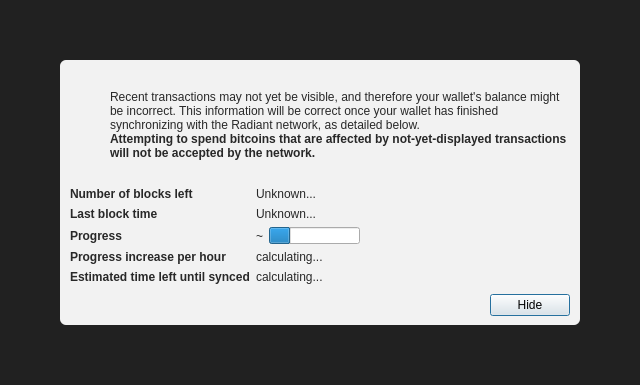
<?xml version="1.0" encoding="UTF-8"?>
<ui version="4.0">
 <class>ModalOverlay</class>
 <widget class="ModalOverlay" name="ModalOverlay">
  <property name="geometry">
   <rect>
    <x>0</x>
    <y>0</y>
    <width>640</width>
    <height>385</height>
   </rect>
  </property>
  <property name="windowTitle">
   <string>Form</string>
  </property>
  <layout class="QVBoxLayout" name="verticalLayout" stretch="0">
   <property name="sizeConstraint">
    <enum>QLayout::SetDefaultConstraint</enum>
   </property>
   <property name="leftMargin">
    <number>0</number>
   </property>
   <property name="topMargin">
    <number>0</number>
   </property>
   <property name="rightMargin">
    <number>0</number>
   </property>
   <property name="bottomMargin">
    <number>0</number>
   </property>
   <item>
    <widget class="QWidget" name="bgWidget" native="true">
     <property name="styleSheet">
      <string notr="true">#bgWidget { background: rgba(0,0,0,220); }</string>
     </property>
     <layout class="QVBoxLayout" name="verticalLayoutMain" stretch="1">
      <property name="leftMargin">
       <number>60</number>
      </property>
      <property name="topMargin">
       <number>60</number>
      </property>
      <property name="rightMargin">
       <number>60</number>
      </property>
      <property name="bottomMargin">
       <number>60</number>
      </property>
      <item>
       <widget class="QWidget" name="contentWidget" native="true">
        <property name="styleSheet">
         <string notr="true">#contentWidget { background: rgba(255,255,255,240); border-radius: 6px; }

QLabel { color: rgb(40,40,40);  }</string>
        </property>
        <layout class="QVBoxLayout" name="verticalLayoutSub" stretch="1,0,0,0">
         <property name="spacing">
          <number>0</number>
         </property>
         <property name="leftMargin">
          <number>10</number>
         </property>
         <property name="topMargin">
          <number>10</number>
         </property>
         <property name="rightMargin">
          <number>10</number>
         </property>
         <property name="bottomMargin">
          <number>10</number>
         </property>
         <item>
          <layout class="QHBoxLayout" name="horizontalLayoutIconText" stretch="0,1">
           <property name="topMargin">
            <number>20</number>
           </property>
           <item>
            <layout class="QVBoxLayout" name="verticalLayoutIcon">
             <property name="leftMargin">
              <number>0</number>
             </property>
             <item>
              <widget class="QPushButton" name="warningIcon">
               <property name="enabled">
                <bool>false</bool>
               </property>
               <property name="text">
                <string/>
               </property>
               <property name="icon">
                <iconset>
                 <normaloff>:/icons/warning</normaloff>
                 <disabledoff>:/icons/warning</disabledoff>:/icons/warning</iconset>
               </property>
               <property name="iconSize">
                <size>
                 <width>48</width>
                 <height>48</height>
                </size>
               </property>
               <property name="flat">
                <bool>true</bool>
               </property>
              </widget>
             </item>
             <item>
              <spacer name="verticalSpacerWarningIcon">
               <property name="orientation">
                <enum>Qt::Vertical</enum>
               </property>
               <property name="sizeHint" stdset="0">
                <size>
                 <width>20</width>
                 <height>40</height>
                </size>
               </property>
              </spacer>
             </item>
            </layout>
           </item>
           <item>
            <layout class="QVBoxLayout" name="verticalLayoutInfoText">
             <property name="leftMargin">
              <number>0</number>
             </property>
             <property name="topMargin">
              <number>0</number>
             </property>
             <item>
              <widget class="QLabel" name="infoText">
               <property name="text">
                <string>Recent transactions may not yet be visible, and therefore your wallet's balance might be incorrect. This information will be correct once your wallet has finished synchronizing with the Radiant network, as detailed below.</string>
               </property>
               <property name="textFormat">
                <enum>Qt::RichText</enum>
               </property>
               <property name="wordWrap">
                <bool>true</bool>
               </property>
              </widget>
             </item>
             <item>
              <widget class="QLabel" name="infoTextStrong">
               <property name="font">
                <font>
                 <weight>75</weight>
                 <bold>true</bold>
                </font>
               </property>
               <property name="text">
                <string>Attempting to spend bitcoins that are affected by not-yet-displayed transactions will not be accepted by the network.</string>
               </property>
               <property name="textFormat">
                <enum>Qt::RichText</enum>
               </property>
               <property name="wordWrap">
                <bool>true</bool>
               </property>
              </widget>
             </item>
             <item>
              <spacer name="verticalSpacerInTextSpace">
               <property name="orientation">
                <enum>Qt::Vertical</enum>
               </property>
               <property name="sizeHint" stdset="0">
                <size>
                 <width>20</width>
                 <height>40</height>
                </size>
               </property>
              </spacer>
             </item>
            </layout>
           </item>
          </layout>
         </item>
         <item>
          <spacer name="verticalSpacerAfterText">
           <property name="orientation">
            <enum>Qt::Vertical</enum>
           </property>
           <property name="sizeHint" stdset="0">
            <size>
             <width>20</width>
             <height>40</height>
            </size>
           </property>
          </spacer>
         </item>
         <item>
          <layout class="QFormLayout" name="formLayout">
           <property name="fieldGrowthPolicy">
            <enum>QFormLayout::FieldsStayAtSizeHint</enum>
           </property>
           <property name="horizontalSpacing">
            <number>6</number>
           </property>
           <property name="verticalSpacing">
            <number>6</number>
           </property>
           <property name="topMargin">
            <number>10</number>
           </property>
           <item row="0" column="0">
            <widget class="QLabel" name="labelNumberOfBlocksLeft">
             <property name="font">
              <font>
               <weight>75</weight>
               <bold>true</bold>
              </font>
             </property>
             <property name="text">
              <string>Number of blocks left</string>
             </property>
            </widget>
           </item>
           <item row="0" column="1">
            <widget class="QLabel" name="numberOfBlocksLeft">
             <property name="text">
              <string>Unknown...</string>
             </property>
            </widget>
           </item>
           <item row="1" column="0">
            <widget class="QLabel" name="labelLastBlockTime">
             <property name="font">
              <font>
               <weight>75</weight>
               <bold>true</bold>
              </font>
             </property>
             <property name="text">
              <string>Last block time</string>
             </property>
            </widget>
           </item>
           <item row="1" column="1">
            <widget class="QLabel" name="newestBlockDate">
             <property name="sizePolicy">
              <sizepolicy hsizetype="Maximum" vsizetype="Preferred">
               <horstretch>0</horstretch>
               <verstretch>0</verstretch>
              </sizepolicy>
             </property>
             <property name="text">
              <string>Unknown...</string>
             </property>
            </widget>
           </item>
           <item row="2" column="0">
            <widget class="QLabel" name="labelSyncDone">
             <property name="font">
              <font>
               <weight>75</weight>
               <bold>true</bold>
              </font>
             </property>
             <property name="text">
              <string>Progress</string>
             </property>
            </widget>
           </item>
           <item row="2" column="1">
            <layout class="QHBoxLayout" name="horizontalLayoutSync" stretch="0,1">
             <item>
              <widget class="QLabel" name="percentageProgress">
               <property name="text">
                <string notr="true">~</string>
               </property>
              </widget>
             </item>
             <item>
              <widget class="QProgressBar" name="progressBar">
               <property name="value">
                <number>24</number>
               </property>
               <property name="format">
                <string/>
               </property>
              </widget>
             </item>
            </layout>
           </item>
           <item row="4" column="0">
            <widget class="QLabel" name="labelProgressIncrease">
             <property name="font">
              <font>
               <weight>75</weight>
               <bold>true</bold>
              </font>
             </property>
             <property name="text">
              <string>Progress increase per hour</string>
             </property>
            </widget>
           </item>
           <item row="4" column="1">
            <widget class="QLabel" name="progressIncreasePerH">
             <property name="text">
              <string>calculating...</string>
             </property>
            </widget>
           </item>
           <item row="5" column="0">
            <widget class="QLabel" name="labelEstimatedTimeLeft">
             <property name="font">
              <font>
               <weight>75</weight>
               <bold>true</bold>
              </font>
             </property>
             <property name="text">
              <string>Estimated time left until synced</string>
             </property>
            </widget>
           </item>
           <item row="5" column="1">
            <widget class="QLabel" name="expectedTimeLeft">
             <property name="text">
              <string>calculating...</string>
             </property>
            </widget>
           </item>
          </layout>
         </item>
         <item>
          <layout class="QHBoxLayout" name="horizontalLayoutButtons">
           <property name="leftMargin">
            <number>10</number>
           </property>
           <property name="topMargin">
            <number>10</number>
           </property>
           <item>
            <spacer name="horizontalSpacer">
             <property name="orientation">
              <enum>Qt::Horizontal</enum>
             </property>
             <property name="sizeHint" stdset="0">
              <size>
               <width>40</width>
               <height>20</height>
              </size>
             </property>
            </spacer>
           </item>
           <item>
            <widget class="QPushButton" name="closeButton">
             <property name="text">
              <string>Hide</string>
             </property>
             <property name="focusPolicy">
              <enum>Qt::StrongFocus</enum>
             </property>
             <property name="default">
              <bool>true</bool>
             </property>
            </widget>
           </item>
          </layout>
         </item>
        </layout>
       </widget>
      </item>
     </layout>
    </widget>
   </item>
  </layout>
 </widget>
 <customwidgets>
  <customwidget>
   <class>ModalOverlay</class>
   <extends>QWidget</extends>
   <header>qt/modaloverlay.h</header>
   <container>1</container>
  </customwidget>
 </customwidgets>
 <resources/>
 <connections/>
</ui>
